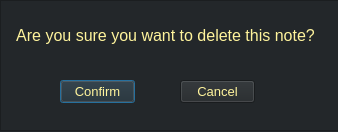
<?xml version="1.0" encoding="UTF-8"?>
<ui version="4.0">
 <class>Dialog</class>
 <widget class="QDialog" name="Dialog">
  <property name="geometry">
   <rect>
    <x>0</x>
    <y>0</y>
    <width>338</width>
    <height>132</height>
   </rect>
  </property>
  <property name="windowTitle">
   <string>Dialog</string>
  </property>
  <property name="styleSheet">
   <string notr="true">background-color: rgb(35, 39, 42);
background-color: rgb(35, 39, 42);
background-color: rgb(35, 39, 42);</string>
  </property>
  <widget class="QFrame" name="frame_deletebox_notes">
   <property name="geometry">
    <rect>
     <x>0</x>
     <y>0</y>
     <width>341</width>
     <height>131</height>
    </rect>
   </property>
   <property name="styleSheet">
    <string notr="true">background-color: rgb(35, 39, 42);
background-color: rgb(44, 47, 51);
background-color: rgb(35, 39, 42);</string>
   </property>
   <property name="frameShape">
    <enum>QFrame::StyledPanel</enum>
   </property>
   <property name="frameShadow">
    <enum>QFrame::Raised</enum>
   </property>
   <widget class="QPushButton" name="button_confirm_notes">
    <property name="geometry">
     <rect>
      <x>60</x>
      <y>80</y>
      <width>75</width>
      <height>23</height>
     </rect>
    </property>
    <property name="font">
     <font>
      <pointsize>10</pointsize>
     </font>
    </property>
    <property name="styleSheet">
     <string notr="true">color: rgb(255, 244, 156);</string>
    </property>
    <property name="text">
     <string>Confirm</string>
    </property>
   </widget>
   <widget class="QPushButton" name="button_cancel_notes">
    <property name="geometry">
     <rect>
      <x>180</x>
      <y>80</y>
      <width>75</width>
      <height>23</height>
     </rect>
    </property>
    <property name="font">
     <font>
      <pointsize>10</pointsize>
     </font>
    </property>
    <property name="styleSheet">
     <string notr="true">color: rgb(255, 244, 156);</string>
    </property>
    <property name="text">
     <string>Cancel</string>
    </property>
   </widget>
   <widget class="QLabel" name="label_deletebox_notes">
    <property name="geometry">
     <rect>
      <x>10</x>
      <y>20</y>
      <width>311</width>
      <height>31</height>
     </rect>
    </property>
    <property name="font">
     <font>
      <pointsize>12</pointsize>
     </font>
    </property>
    <property name="styleSheet">
     <string notr="true">color: rgb(255, 244, 156);</string>
    </property>
    <property name="text">
     <string>Are you sure you want to delete this note?</string>
    </property>
    <property name="alignment">
     <set>Qt::AlignCenter</set>
    </property>
   </widget>
  </widget>
 </widget>
 <resources/>
 <connections/>
</ui>
